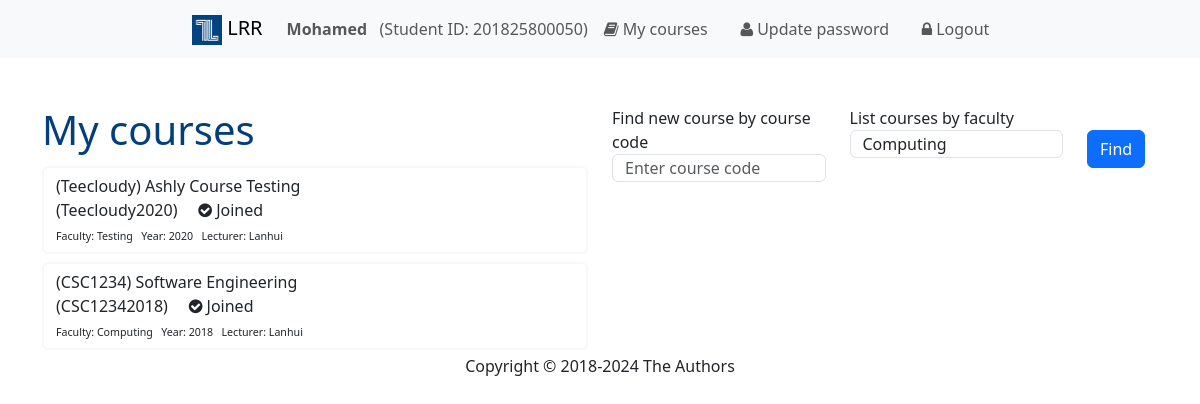
/Courses.php (signed in), run on the app's committed database.
### tables this page shows
CREATE TABLE `courses_table` (
  `Course_ID` int(11) NOT NULL,
  `Course_Name` varchar(50) NOT NULL,
  `Academic_Year` varchar(50) DEFAULT NULL,
  `Faculty` varchar(50) DEFAULT NULL,
  `Lecturer_User_ID` int(11) DEFAULT NULL,
  `TA_User_ID` int(11) DEFAULT NULL,
  `Course_Code` varchar(100) NOT NULL,
  `URL` varchar(100) NOT NULL,
  `Verify_New_Members` varchar(10) NOT NULL DEFAULT 'No'
);

CREATE TABLE `course_students_table` (
  `Course_ID` int(11) NOT NULL,
  `Student_ID` varchar(50) DEFAULT NULL,
  `ID` int(11) NOT NULL,
  `Status` varchar(100) NOT NULL
);

CREATE TABLE `users_table` (
  `User_ID` int(11) NOT NULL,
  `Email` varchar(50) DEFAULT NULL,
  `Password` varchar(250) DEFAULT NULL,
  `HashPassword` varchar(250) NOT NULL,
  `Full_Name` varchar(50) DEFAULT NULL,
  `UserType` varchar(50) DEFAULT NULL,
  `Student_ID` varchar(500) DEFAULT NULL,
  `Passport_Number` varchar(50) DEFAULT NULL,
  `Status` varchar(30) NOT NULL DEFAULT 'Active'
);

### Courses.php (the view, shortened to what this page needs)
<?php
include 'Header.php';
?>
<div class="container">
    <?php
    if ($_SESSION['user_type'] == "Student") {
    ?>
	<div class="row">
	    <div class="col-md-6">
		<br><br>
	    </div>
	    <div class="col-md-6"></div>
	</div>
	<div class="row">
	    <div class="col-md-6">
		<?php
		$student_id = $_SESSION['user_student_id'];
		echo "<h1 class='display-6'> My courses </h1>";
		$result = mysqli_query($con, "SELECT users_table.Full_Name, course_students_table.Status, courses_table.Course_ID, Course_Name, Academic_Year, Faculty, Lecturer_User_ID, TA_User_ID, Course_Code, URL, Verify_New_Members
                                      FROM courses_table
                                      INNER JOIN users_table ON users_table.User_ID=courses_table.Lecturer_User_ID
                                      INNER JOIN course_students_table ON course_students_table.Course_ID=courses_table.Course_ID
                                      WHERE course_students_table.Student_ID=$student_id ORDER BY Academic_Year DESC, URL ASC");
		if (mysqli_num_rows($result) == 0) {
		    echo "<i class='fa fa-exclamation-circle'></i> You are not enrolled in any Course";
		} else {
		    while($row = mysqli_fetch_assoc($result)) {
                $name = $row['Course_Name'];
                $code = $row['Course_Code'];
                $faculty = $row['Faculty'];
                $lecturer = $row['Full_Name'];
                $academic_year = $row['Academic_Year'];
                $url = $row['URL'];
                $status = $row['Status'];
                if($status == "Joined") {
                    echo "<a href='~\..\Course.php?url=$url'>
                          <div class='btn btn-default' style='word-wrap:break-word'>
                             ($code) $name <br>
                             ($url) &nbsp;&nbsp;&nbsp; <i class='fa fa-check-circle'></i> $status &nbsp;&nbsp;&nbsp;&nbsp; <br>
                             <span style='font-size:8pt'>Faculty: $faculty &nbsp; Year: $academic_year &nbsp; Lecturer: $lecturer </span>
                          </div>
                          </a>";
                } else {
                    echo "<div class='btn btn-default'>
                          ($code) $name  <i class='btn btn-sm btn-danger'> $status</i> <br>
                          <span style='font-size:8pt'>Faculty: $faculty &nbsp; Year: $academic_year &nbsp; Lecturer: $lecturer </span>
                          </div>";
                }
		    }
		}
		echo "</div><div class='col-md-6'>
        <form method='get' action='Courses.php'>
            <div class='row'>
                <div class='col-md-12'>
                    <div class='row'>
                        <div class='col-md-5'>
                            Find new course by course code
                            <input  type='text' class='form-control' name='search' maxlength='11' placeholder='Enter course code'>
                        </div>
                        <div class='col-md-5'>
                            List courses by faculty
                            <select name='faculty' class='form-control'>";
		$result = mysqli_query($con, "SELECT DISTINCT(Faculty) AS Faculty FROM courses_table");
		if (mysqli_num_rows($result) > 0){
		    while($row = mysqli_fetch_assoc($result)) {
                $faculty = $row['Faculty'];
                echo "      <option value='$faculty'> $faculty </option>";
            }
        }
		echo "          </select>
                        </div>
                        <div class='col-md-2'> <br>
                            <button type='submit' class='btn btn-primary'>Find</button>
                       </div>
                    </div>
                </div>
            </div>
        </form>
    </div></div>";
    }
		?>
		<?php include 'Footer.php';?>
	    </div>
</body>
</html>

### Header.php (style rules this page uses)
.btn-default { border: 2px solid #f8f8f8; width: 100%; text-align: left; margin: 4px auto; }
h1, h2, h3, h4 { color: #03407B; }
a { color: #03407B; }
.form-control { padding-top: 1px; padding-bottom:1px; }

### data on the page
courses_table: Course_Code "Teecloudy", Course_Name "Ashly Course Testing", URL "Teecloudy2020", course_students_table.Status "Joined", Faculty "Testing", Academic_Year "2020", users_table.Full_Name "Lanhui"
courses_table: Course_Code "CSC1234", Course_Name "Software Engineering", URL "CSC12342018", course_students_table.Status "Joined", Faculty "Computing", Academic_Year "2018", users_table.Full_Name "Lanhui"

### other printed values
$_SESSION['user_fullname'] "Mohamed"
$_SESSION['user_type'] "Student"
$_SESSION['user_student_id'] "201825800050"
form field faculty "Computing"
